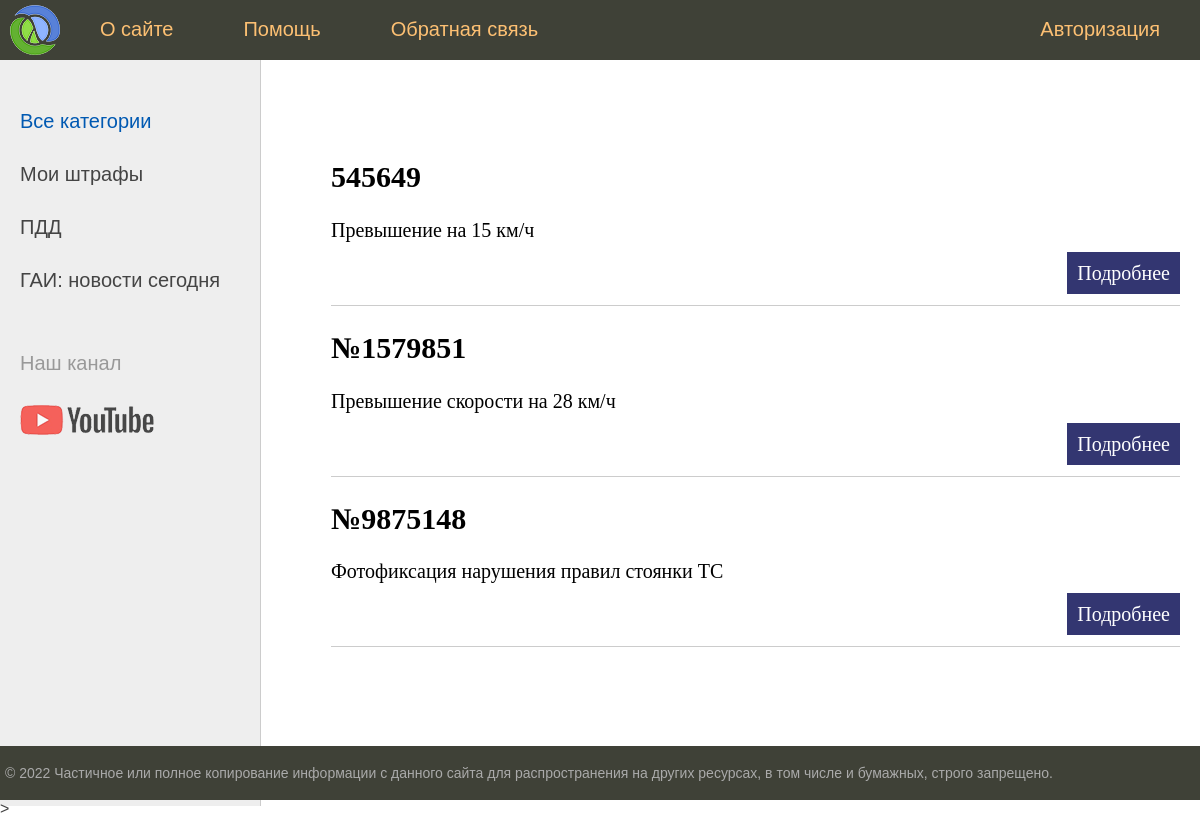
Before: / with the older database file.
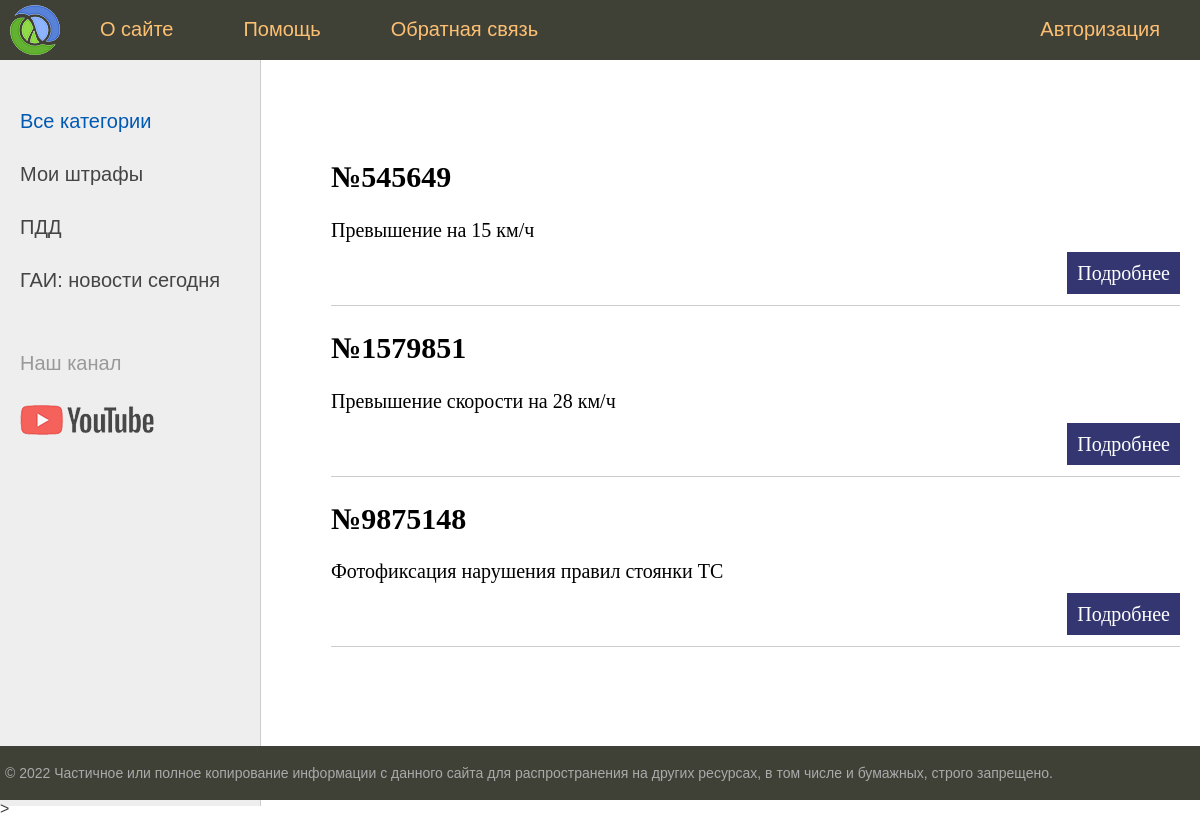
After: the same page with the newer database file.
### myfines/models.py (models this page shows, shortened)
class Fines(models.Model):
    title = models.CharField(max_length=255)
    content = models.TextField(blank=True)
    time_create = models.DateTimeField(auto_now_add=True)
    is_published = models.BooleanField(default=True)
    def get_absolute_url(self):
        return reverse('post', kwargs={'post_id': self.pk})

### myfines/views.py (the view)
# urls.py: path('', index, name='home'),
def index(request):
    posts = Fines.objects.all()
    context = {
        'posts': posts,
        'menu': menu,
        'title': 'Главная страница'
    }
    return render(request, 'myfines/index.html', context=context)

### templates/myfines/index.html (shortened to what this page needs)
{% extends 'myfines/base.html' %}
{% block content %}
<ul class="list-articles">
 {% for p in posts %}
   <li><h2>{{p.title}}</h2>
 {% autoescape on %}
 {{p.content|linebreaks|truncatewords:50}}
 {% endautoescape %}
   <p class="link-read-post"><a href='{{ p.get_absolute_url }}'>Подробнее</a></p>
   </li>
 {% endfor %}
</ul>
{% endblock %}

Changed rows visible on the page:
changed Fines "Превышение на 15 км/ч": title "545649" → "№545649"
